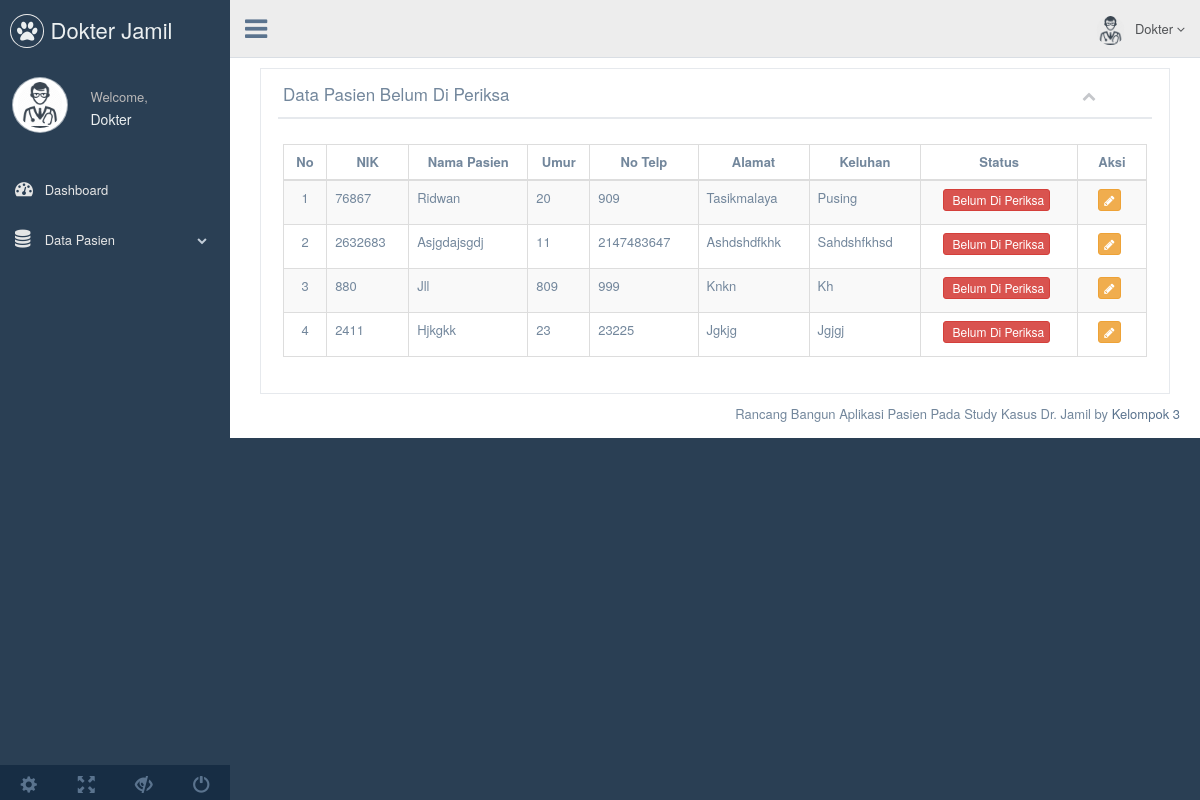
/proyek/index.php/dokter/pasien, run on the app's committed database.
### tables this page shows
CREATE TABLE `pasien` (
  `id_pasien` int(3) NOT NULL,
  `nama_pasien` varchar(50) NOT NULL,
  `nik` int(15) NOT NULL,
  `keluhan` varchar(1000) NOT NULL,
  `alamat` varchar(50) NOT NULL,
  `umur` varchar(10) NOT NULL,
  `notlp` int(12) NOT NULL,
  `status` int(1) DEFAULT NULL
);

### proyek/application/controllers/Dokter.php (called while the page is built, shortened)
<?php
class Dokter extends CI_Controller
{
  function __construct()
  {
        $this->load->model('M_pasien');
    $this->load->helper(array('form','url'));
    $this->load->library('parser');
  }
  public function pasien(){
    $data['pasien']   = $this->M_pasien->listing_pasien_blm_periksa();
    $data['content'] = 'dokter/pasien/data_pasien';
    $this->load->view('templates/dokter/template', $data);
  }
}

### proyek/index.php (called while the page is built, shortened)
<?php
require_once BASEPATH.'core/CodeIgniter.php';

### proyek/application/models/M_pasien.php (called while the page is built, shortened)
<?php
class M_pasien extends CI_Model {
    function listing_pasien_blm_periksa(){
        $this->db->select('*');
        $this->db->from('pasien');
        $this->db->where('status','0');
        $this->db->order_by('id_pasien','DESC');
        $query = $this->db->get();
        return $query->result_array();
    }
}

### proyek/application/views/dokter/pasien/data_pasien.php (the view, shortened to what this page needs)
<div class="right_col" role="main">
  <div class="">
    <div class="col-md-12 col-sm-12 col-xs-12 pull-right">
      <div class="x_panel">
        <div class="x_title">
          <h2>Data Pasien Belum Di Periksa</h2>
          <ul class="nav navbar-right panel_toolbox">
            <li><a class="collapse-link"><i class="fa fa-chevron-up"></i></a>
            </li>
          </ul>
          <div class="clearfix"></div>
        </div>
        <div class="x_content">
          <table id="datatable" class="table table-striped table-bordered">
            <thead>
              <tr>
                  <th style="text-align: center; width: 5%;">No</th>
                  <th style="text-align: center;">NIK</th>
                  <th style="text-align: center;">Nama Pasien</th>
                  <th style="text-align: center;">Umur</th>
                  <th style="text-align: center;">No Telp</th>
                  <th style="text-align: center;">Alamat</th>
                  <th style="text-align: center;">Keluhan</th>
                  <th style="text-align: center;">Status</th>
                  <th style="text-align: center; width: 8%;">Aksi</th>
              </tr>
            </thead>
            <tbody>
              <?php $i=1; foreach($pasien as $pasien) { ?>
              <tr class="odd gradeX">
                  <td style="text-align: center;"><?php echo $i; ?></td>
                  <td><?php echo (ucwords($pasien['nik'])); ?></td>
                  <td><?php echo (ucwords($pasien['nama_pasien'])); ?></td>
                  <td><?php echo $pasien['umur']; ?></td>
                  <td><?php echo $pasien['notlp']; ?></td>
                  <td><?php echo ucwords($pasien['alamat']); ?></td>
                  <td><?php echo ucwords($pasien['keluhan']); ?></td>
                  <td><?php if($pasien['status'] == 0) {
                    echo '<center> <a class="btn btn-danger btn-xs"> <i class="fa fa-danger"></i> Belum Di Periksa</a>
                    </center>';
                  } else {
                    echo '<center> <a class="btn btn-success btn-xs"> Sudah Di Periksa </a> </center>';
                  }
                  ?>
                  </td>
                  <td class="center">
                    <center>
                      <a href="<?php echo base_url('pasien/dokter_form_pasien/'.$pasien['id_pasien']); ?>" class="btn btn-warning btn-xs" title="Edit"><i class="fa fa-pencil"></i></a>
                    </center>
                  </td>
              </tr>
              <?php $i++; } ?>
            </tbody>
          </table>
        </div>
      </div>
    </div>
  </div>
</div>

### data on the page
pasien: nik "76867", nama_pasien "Ridwan", umur "20", notlp "909", alamat "Tasikmalaya", keluhan "Pusing", status "Belum Di Periksa"
pasien: nik "2632683", nama_pasien "Asjgdajsgdj", umur "11", notlp "2147483647", alamat "Ashdshdfkhk", keluhan "Sahdshfkhsd", status "Belum Di Periksa"
pasien: nik "880", nama_pasien "Jll", umur "809", notlp "999", alamat "Knkn", keluhan "Kh", status "Belum Di Periksa"
pasien: nik "2411", nama_pasien "Hjkgkk", umur "23", notlp "23225", alamat "Jgkjg", keluhan "Jgjgj", status "Belum Di Periksa"
